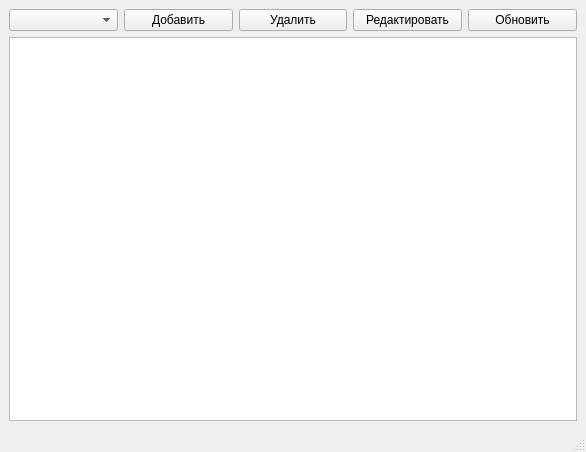
<?xml version="1.0" encoding="UTF-8"?>
<ui version="4.0">
 <class>MainWindow</class>
 <widget class="QMainWindow" name="MainWindow">
  <property name="geometry">
   <rect>
    <x>0</x>
    <y>0</y>
    <width>586</width>
    <height>452</height>
   </rect>
  </property>
  <property name="windowTitle">
   <string>MainWindow</string>
  </property>
  <widget class="QWidget" name="centralwidget">
   <layout class="QVBoxLayout" name="verticalLayout_2">
    <item>
     <layout class="QVBoxLayout" name="verticalLayout">
      <item>
       <layout class="QHBoxLayout" name="horizontalLayout">
        <item>
         <widget class="QComboBox" name="cBTable">
          <property name="editable">
           <bool>false</bool>
          </property>
          <property name="currentText">
           <string/>
          </property>
         </widget>
        </item>
        <item>
         <widget class="QPushButton" name="btAdd">
          <property name="text">
           <string>Добавить</string>
          </property>
         </widget>
        </item>
        <item>
         <widget class="QPushButton" name="btDelete">
          <property name="text">
           <string>Удалить</string>
          </property>
         </widget>
        </item>
        <item>
         <widget class="QPushButton" name="btEdit">
          <property name="text">
           <string>Редактировать</string>
          </property>
         </widget>
        </item>
        <item>
         <widget class="QPushButton" name="btUpdate">
          <property name="text">
           <string>Обновить</string>
          </property>
         </widget>
        </item>
       </layout>
      </item>
      <item>
       <widget class="QTableView" name="tableView"/>
      </item>
     </layout>
    </item>
   </layout>
  </widget>
  <widget class="QMenuBar" name="menubar">
   <property name="geometry">
    <rect>
     <x>0</x>
     <y>0</y>
     <width>586</width>
     <height>21</height>
    </rect>
   </property>
  </widget>
  <widget class="QStatusBar" name="statusbar"/>
 </widget>
 <resources/>
 <connections/>
</ui>
